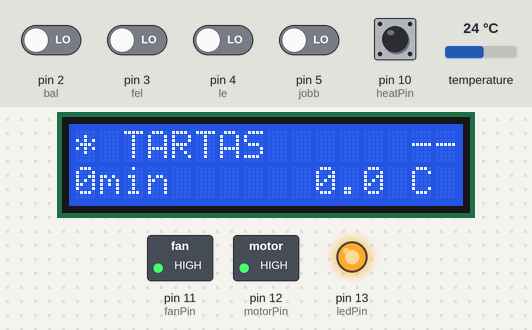
A sketch run on a simulated Arduino Uno, built with avr-gcc and run on an emulated ATmega328P. Parts: 16×2 character LCD, switched loads named in the sketch (green lamp = pin HIGH), output pins drawn as LEDs (lit = HIGH). Dashed ring = blinking. Inputs (shaded band) come from the test bench; at power-on: pin 10 (heatPin) HIGH, pin 2 (bal), pin 3 (fel), pin 4 (le), pin 5 (jobb) LOW, temperature 24 °C. EEPROM starts erased; what the sketch prints to the serial monitor is not drawn.

Above: at 3.8 s.
4.9 s: pin 2 (bal) driven HIGH
At 8.5 s:
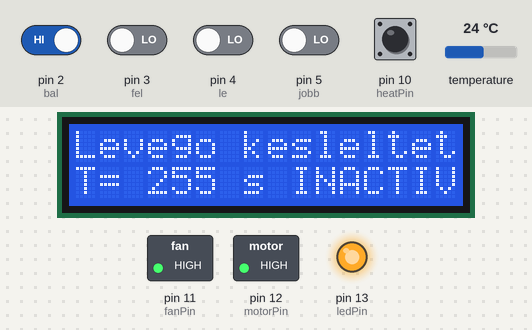
8.6 s: pin 3 (fel) driven HIGH
At 11.7 s:
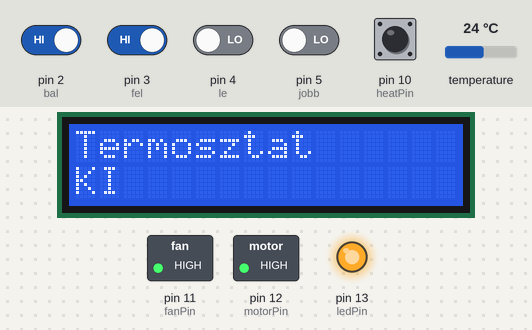
12.2 s: pin 4 (le) driven HIGH
At 14.7 s:
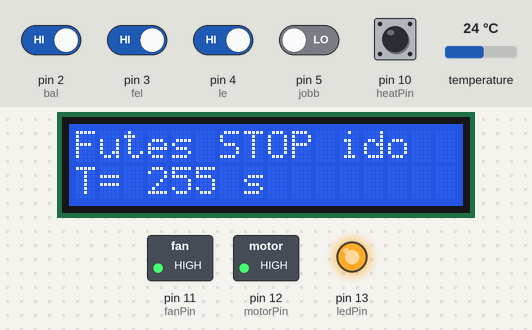
15.0 s: pin 4 (le) driven LOW
At 16.6 s:
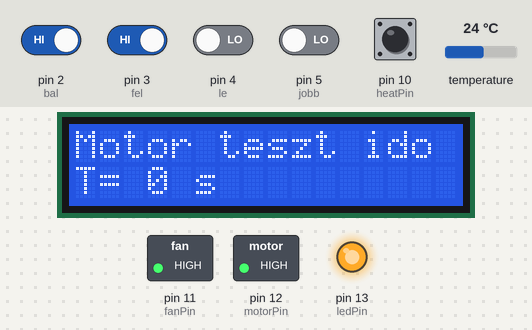
17.7 s: pin 10 (heatPin) pulled LOW for 1 s
At 19.2 s:
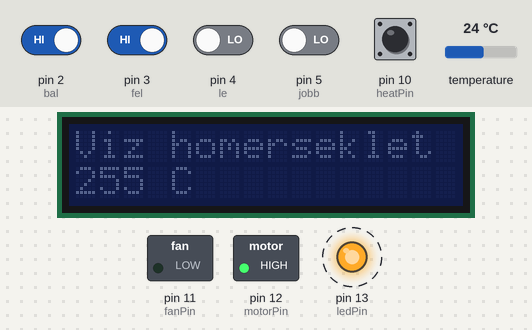
19.3 s: pin 3 (fel) driven LOW
At 22.3 s:
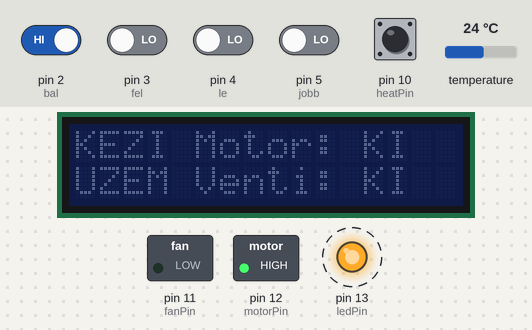
Timing chart, 0 to 23.9 s (numbered marks = the images above; inputs shaded):
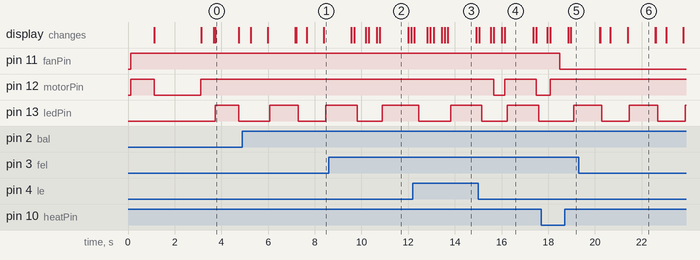

Measured:
- after the input at 4.9 s, the display: first changes after 0.35 s (image 1 shows a later state)
- after the input at 15.0 s, pin 12 (motorPin): HIGH → LOW after 0.66 s, → HIGH 0.48 s later, → LOW 1.3 s later
- after the input at 17.7 s, pin 11 (fanPin): HIGH → LOW after 0.80 s; pin 12 (motorPin): goes on until 18.1 s, then stays HIGH; pin 13 (ledPin): LOW → HIGH after 1.4 s instead of 0.99 s
- after the input at 19.3 s, pin 11 (fanPin): stays LOW (without the input it goes to HIGH after 1.6 s); pin 12 (motorPin): stays HIGH (without the input it goes to LOW after 2.2 s)
- what the display in image 0 shows lasts 1.1 s, from 3.7 s to 4.8 s
- what the display in image 2 shows lasts 1.2 s, from 10.8 s to 12.0 s

The sketch:

kazan_controller_beta.ino
```cpp
//Kazán vezérlő beta
//Szerző: Szép Norbert

#include <OneWire.h>
#include <DallasTemperature.h>
#include <Wire.h>
#include <LiquidCrystal_I2C.h>
#include <EEPROM.h>

LiquidCrystal_I2C lcd(0x27, 16, 2); // set the LCD address to 0x27 for a 16 chars and 2 line display APA

#define ONE_WIRE_BUS 6
OneWire oneWire(ONE_WIRE_BUS);
DallasTemperature sensors(&oneWire);

const int heatPin = 10;
const int fanPin = 11;
const int motorPin = 12;
const int ledPin = 13;
boolean ledState = HIGH;
boolean motorState = HIGH;   // unsigned int volt
boolean fanState = HIGH;

const int bal = 2;
const int fel = 3;
const int le = 4;
const int jobb = 5;

const int buttonDebounce = 100;   //perges mentesites értékek
const int arrowDebounce = 350;   //perges mentesites nyilak

//Menü oldal valtozok///////////
byte page = 1;
byte menuTimer = 0;

//Beállítások változói///////////
byte motorStop = 3;           // Fűtés üzem
byte motorStart = 4;

byte motorStop2 = 3;          // Tűztartás üzem
byte motorStart2 = 4;

byte motorTest = 2;
byte fanDelay = 10;
boolean manual = false;
boolean bLight = true;
boolean dataChanged = false;
boolean reqHeat = false;
/////////////// Levegő késleltetés //////////////////////////////
byte fanTime = 0;
boolean fanTimeout = true;
boolean upDated = false;
//////////////// Hőmérséklet szabályozás ////////////////////////
byte setTemp = 60;
byte histeresis = 3;
float tempC = 0;
boolean thermostat = true;

//Timer valtozok/////////////////////////////////////////////////
unsigned long elozoMillis = 0;   // LCD frissites
const long lcdUpdate = 1000;      // LCD frissites

const long egyezer = 1000;       //másodperc
const long hatvanezer = 60000;   //perc

boolean valtozas = false;

unsigned long previousMillis = 0;
unsigned long OnTime = 0;
unsigned long OffTime = 0;

//////////////////////////////////////////////////////////////////

void setup() {

  Serial.begin(9600);
  sensors.begin();
  lcd.init();                      // initialize the lcd

  OnTime = motorStart * egyezer;
  OffTime = motorStop * egyezer;

  lcd.backlight();
  lcd.print(" Kazan vezerlo ");
  lcd.setCursor(0, 1);
  lcd.print(" Ver: 16.01.01  ");

  pinMode(heatPin, INPUT);
  digitalWrite(heatPin, HIGH);

  pinMode(fanPin, OUTPUT);
  pinMode(ledPin, OUTPUT);
  pinMode(motorPin, OUTPUT);
  pinMode(bal, INPUT);
  pinMode(fel, INPUT);
  pinMode(le, INPUT);
  pinMode(jobb, INPUT);

  digitalWrite(fanPin, fanState);
  digitalWrite(motorPin, motorState);
  delay(1000);

  lcd.clear();

  lcd.print("   MOTOR TESZT  ");
  digitalWrite(motorPin, LOW);
  delay(motorTest * 1000);
  digitalWrite(motorPin, HIGH);
  lcd.setCursor(0, 1);
  lcd.print("    TESZT OK    ");
  delay(500);
  lcd.clear();
  Serial.println("Program indul..");

  memRead();                    //Változók beolvasása EEPROM-ból
}

void loop() {

  ///////////////////////////////// KIJELZŐ FRISSÍTÉS /////////////////////////////////
  unsigned long mostaniMillis = millis();

  if (mostaniMillis - elozoMillis >= lcdUpdate) {      // LCD frissites

    elozoMillis = mostaniMillis;
    lcdUpd();                             // Kijelző frissítés másodpercenként

    if (page != 1 && page != 13) menuTimer++;         // Vissza a főmenübe 20 mp múlva
    if (menuTimer >= 20) {
      page = 1;
      menuTimer = 0;
    }

    debug();                                         // Soros port hibakeresés

    ///////////////////////SZÍVVERÉS/////////////////////////////////////////////
    if (ledState == HIGH) {
      ledState = LOW;
      digitalWrite(ledPin, HIGH);
      lcd.setCursor(0, 0);
      if (page==1) {
      lcd.print("*");
      }
      sensors.requestTemperatures();
    } else {
      ledState = HIGH;
      digitalWrite(ledPin, LOW);
      lcd.setCursor(0, 0);
      if (page==1) {
      lcd.print(" ");
      }
      tempC = sensors.getTempCByIndex(0);
    }

  }

  readInput();
  readButtons();
  updVar();

  ////////////////////////////////// CSIGA VEZÉRLÉS //////////////////////////////
  unsigned long currentMillis = millis();

  if ((motorState == LOW) && (currentMillis - previousMillis >= OnTime))
  {
    if (page != 12) {
      motorState = HIGH;  // Turn it off
      previousMillis = currentMillis;
      digitalWrite(motorPin, motorState);
    }
  }
  else if ((motorState == HIGH) && (currentMillis - previousMillis >= OffTime))
  {
    if (page != 12) {
      motorState = LOW;  // turn it on
      previousMillis = currentMillis;
      digitalWrite(motorPin, motorState);
    }
  }
  /////////////////////////////////////////////////////////////////////////////////
}
```

buttons.ino
```cpp
void readButtons() {

  if (digitalRead(bal) == HIGH) {
    delay(arrowDebounce);
    if (digitalRead(bal) == HIGH) {
      dataChanged = true;
      menuTimer = 0;
      lcd.clear();
      if (page < 14) page++;
    }
  }

  if (digitalRead(jobb) == HIGH) {
    delay(arrowDebounce);
    if (digitalRead(jobb) == HIGH) {
      dataChanged = true;
      menuTimer = 0;
      lcd.clear();
      if (page > 1) page -= 1;
    }
  }

  if (digitalRead(fel) == HIGH) {
    menuTimer = 0;
    dataChanged = true;
    delay(buttonDebounce);
    switch (page) {
      case 2:
        motorStart++;
        lcdUpd();
        break;
      case 3:
        motorStop++;
        lcdUpd();
        break;
      case 4:
        motorStart2++;
        lcdUpd();
        break;
      case 5:
        motorStop2++;
        lcdUpd();
        break;
      case 6:
        motorTest++;
        lcdUpd();
        break;
      case 7:
        if (bLight == true) {
          bLight = false;
        } else {
          bLight = true;
        }
        lcdUpd();
        break;
      case 8:
        fanDelay++;
        lcdUpd();
        break;
      case 9:
        if (setTemp < 95) setTemp += 5;  //
        lcdUpd();
        break;
      case 10:
        if (histeresis < 5) histeresis += 1;
        lcdUpd();
        break;
      case 11:
        if (thermostat == true) {
          thermostat = false;
        } else {
          thermostat = true;
        }
        lcdUpd();
        break;
      case 12:
        ////////////EEPROM mentés///////////
        memWrite();
        ////////////////////////////////////
        lcdUpd();
        break;
      case 13:
        if (fanState == HIGH) {
          fanState = LOW;
        } else {
          fanState = HIGH;
        }
        digitalWrite(fanPin, fanState);
        lcdUpd();
        break;
    }
  }

  if (digitalRead(le) == HIGH) {
    menuTimer = 0;
    dataChanged = true;
    delay(buttonDebounce);
    switch (page) {
      case 2:
        motorStart--;
        lcdUpd();
        break;
      case 3:
        motorStop--;
        lcdUpd();
        break;
      case 4:
        motorStart2--;
        lcdUpd();
        break;
      case 5:
        motorStop2--;
        lcdUpd();
        break;
      case 6:
        motorTest--;
        lcdUpd();
        break;
      case 7:
        if (bLight == true) {
          bLight = false;
        } else {
          bLight = true;
        }
        lcdUpd();
        break;
      case 8:
        fanDelay--;
        lcdUpd();
        break;
      case 9:
        if (setTemp > 40) setTemp -= 5;
        lcdUpd();
        break;
      case 10:
        if (histeresis > 0) histeresis -= 1;
        lcdUpd();
        break;
      case 11:
        if (thermostat == true) {
          thermostat = false;
        } else {
          thermostat = true;
        }
        lcdUpd();
        break;
      case 12:
        ////////////EEPROM mentés///////////
        memWrite();
        ////////////////////////////////////
        lcdUpd();
        break;
      case 13:
        if (motorState == HIGH) {
          motorState = LOW;
        } else {
          motorState = HIGH;
        }
        digitalWrite(motorPin, motorState);
        lcdUpd();
        break;
    }
  }
} //EOF

//////////////////////////ÜZEMMÓD VÁLTÁS - BEMENETI JEL//////////////////////////
void readInput() {
 if (thermostat == false) {         // Bemenet vezérelt üzemmód

    if (digitalRead(heatPin) == LOW) {       // Ha alacsony akkor fűtűnk
    delay(400);
    if (digitalRead(heatPin) == LOW) {
      reqHeat = true;
      digitalWrite(fanPin, LOW);         // Ventillátor bekapcsolása
    } else {
      reqHeat = false;
      digitalWrite(fanPin, HIGH);        // Ventillátor kikapcsolása
    }
  }
 } else if (thermostat == true) {   // Thermostat vezérelt üzemmód
  //valami
   if (tempC < setTemp - histeresis && digitalRead(heatPin) == LOW) {
      reqHeat = true;
      digitalWrite(fanPin, LOW);         // Ventillátor bekapcsolása
    }
   if (tempC >= setTemp || digitalRead(heatPin) == HIGH) {
      reqHeat = false;
      digitalWrite(fanPin, HIGH);         // Ventillátor kikapcsolása
   }
 }


}
```

debug.ino
```cpp
void debug() {
      Serial.print("Temp   : ");Serial.println(tempC, 1);
      Serial.print("setTemp: ");Serial.println(setTemp);
      Serial.print("Hister : ");Serial.println(histeresis);
      Serial.print("Thermos: ");Serial.println(thermostat);
      Serial.print("mTimer : ");Serial.println(menuTimer);
      Serial.print("reqHeat (1-Futes / 0-Tartas : ");Serial.println(reqHeat);
      Serial.print("Input pin state : "); Serial.println(digitalRead(heatPin));
      Serial.println("--------------");
}
```

display.ino
```cpp
void lcdUpd() {
  lcd.setCursor(0, 0);

  if (page == 1) {
    lcd.setCursor(2, 0);
    if (reqHeat == true) {
      lcd.print("FUTES   ");
    }
    else {
      lcd.print("TARTAS  ");
    }
    lcd.setCursor(0, 1);
    lcd.print((millis() / 1000) / 60); lcd.print("min");
    lcd.setCursor(10, 1);
    lcd.print(tempC, 1); lcd.print(" C");   // 'xxxxxxxxxx25.5 C'

    if (motorState == LOW) {
      lcd.setCursor(14, 0);
      lcd.print(">>");
    } else {
      lcd.setCursor(14, 0);
      lcd.print("--");
    }
  }

  if (page == 2) {
    lcd.setCursor(0, 0);
    lcd.print("Futes START ido ");
    lcd.setCursor(0, 1);
    lcd.print("T= "); lcd.print(motorStart); lcd.print(" s         ");
  }

  if (page == 3) {
    lcd.setCursor(0, 0);
    lcd.print("Futes STOP ido  ");
    lcd.setCursor(0, 1);
    lcd.print("T= "); lcd.print(motorStop); lcd.print(" s          ");
  }

  if (page == 4) {
    lcd.setCursor(0, 0);
    lcd.print("Tuztartas START ");
    lcd.setCursor(0, 1);
    lcd.print("T= "); lcd.print(motorStart2); lcd.print(" s          ");
  }

  if (page == 5) {
    lcd.setCursor(0, 0);
    lcd.print("Tuztartas STOP  ");
    lcd.setCursor(0, 1);
    lcd.print("T= "); lcd.print(motorStop2); lcd.print(" perc      ");
  }

  if (page == 6) {
    lcd.setCursor(0, 0);
    lcd.print("Motor teszt ido ");
    lcd.setCursor(0, 1);
    lcd.print("T= "); lcd.print(motorTest); lcd.print(" s          ");
  }

  if (page == 7) {
    lcd.setCursor(0, 0);
    lcd.print("Hattervilagitas ");
    lcd.setCursor(0, 1);
    lcd.print("Ertek= "); lcd.print(bLight); lcd.print("        ");

    if (bLight == true) {                          //Háttérvilágitás beállítása
      lcd.backlight();
    } else {
      lcd.noBacklight();
    }
  }

  if (page == 8) {
    lcd.setCursor(0, 0);
    lcd.print("Levego kesleltet");
    lcd.setCursor(0, 1);
    lcd.print("T= "); lcd.print(fanDelay); lcd.print(" s INACTIVE  ");
  }

  if (page == 9) {
    lcd.setCursor(0, 0);
    lcd.print("Viz homerseklet ");
    lcd.setCursor(0, 1);
    lcd.print(setTemp); lcd.print(" C            ");
  }

  if (page == 10) {
    lcd.setCursor(0, 0);
    lcd.print("Hiszterezis     ");
    lcd.setCursor(0, 1);
    lcd.print(histeresis); lcd.print(" C        ");
  }

  if (page == 11) {
    lcd.setCursor(0, 0);
    lcd.print("Termosztat      ");
    lcd.setCursor(0, 1);
    if (thermostat == true) {
      lcd.print("BE              ");
    } else {
      lcd.print("KI              ");
    }
  }

  if (page == 12) {
    lcd.setCursor(0, 0);
    lcd.print("Beall. mentes   ");
    lcd.setCursor(0, 1);
    lcd.print("    + vagy -    ");
  }

  if (page == 13) {
    lcd.setCursor(0, 0);
    lcd.print("KEZI Motor: ");
    if (motorState == HIGH) {
      lcd.print("KI  ");
    } else {
      lcd.print("BE  ");
    }
    lcd.setCursor(0, 1);
    lcd.print("UZEM Venti: ");
    if (fanState == HIGH) {
      lcd.print("KI  ");
    } else {
      lcd.print("BE  ");
    }
  }

  if (page == 14) {
    lcd.setCursor(0, 0);
    lcd.print("   SW author    ");
    lcd.setCursor(0, 1);
    lcd.print("  Szep Norbert  ");
  }
}
```

eeprom.ino
```cpp
///////////////EEPROM olvasás////////////
void memRead() {
  motorStart = EEPROM.read(0);
  motorStop = EEPROM.read(1);
  motorStart2 = EEPROM.read(2);
  motorStop2 = EEPROM.read(3);
  motorTest = EEPROM.read(4);
  fanDelay = EEPROM.read(5);
  setTemp = EEPROM.read(6);
  histeresis = EEPROM.read(7);
  thermostat = EEPROM.read(8);
}

///////////////EEPROM írás////////////////
void memWrite() {
  EEPROM.write(0, motorStart);
  EEPROM.write(1, motorStop);
  EEPROM.write(2, motorStart2);
  EEPROM.write(3, motorStop2);
  EEPROM.write(4, motorTest);
  EEPROM.write(5, fanDelay);
  EEPROM.write(6, setTemp);
  EEPROM.write(7, histeresis);
  EEPROM.write(8, thermostat);
  lcd.setCursor(14, 0);
  lcd.print("OK");
  delay(100);
  lcd.clear();
  page = 1;
}
```

variables.ino
```cpp
void updVar() {

  if (reqHeat == true) {
    OnTime = motorStart * egyezer;
    OffTime = motorStop * egyezer;
  } else {
    OnTime = motorStart2 * egyezer;
    OffTime = motorStop2 * hatvanezer;   //ez percben van
  }
}
```
